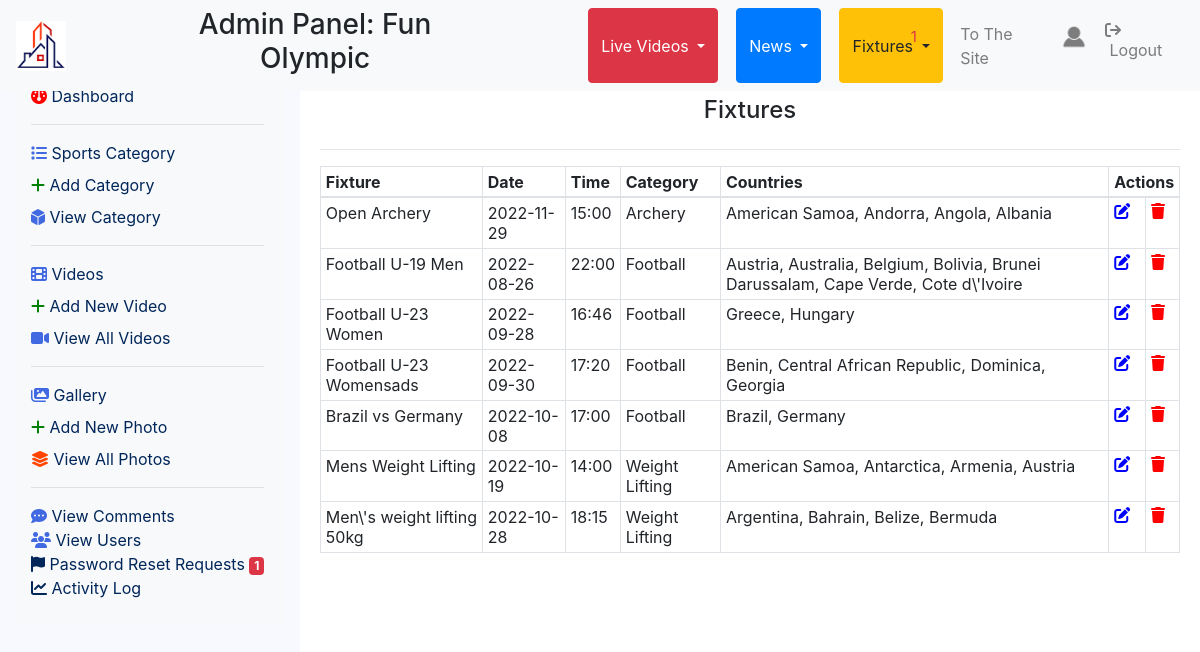
Page /admin/view_fixtures.php (signed in) on the committed database.
### tables this page shows
CREATE TABLE `users` (
  `uid` int(11) NOT NULL,
  `fullname` varchar(255) NOT NULL,
  `phone` varchar(255) NOT NULL,
  `nationality` varchar(255) NOT NULL,
  `email` varchar(255) NOT NULL,
  `profile_image` varchar(255) NOT NULL,
  `username` varchar(255) NOT NULL,
  `password` varchar(255) NOT NULL,
  `status` varchar(255) NOT NULL,
  `registered_date` varchar(255) NOT NULL,
  `is_admin` int(11) NOT NULL,
  `last_login` varchar(255) NOT NULL
);

CREATE TABLE `fixtures` (
  `fid` int(11) NOT NULL,
  `fixture_title` varchar(255) NOT NULL,
  `fixture_date` varchar(255) NOT NULL,
  `fixture_time` varchar(255) NOT NULL,
  `fixture_category` varchar(255) NOT NULL,
  `fixture_countries` varchar(255) NOT NULL
);

### admin/functions.php (called while the page is built, shortened)
<?php include "../db.php"?>
<?php
function recordCount($table){
    global $connection;
    $query = "SELECT * FROM " . $table;
    $select_from_table = mysqli_query($connection, $query);
    $result = mysqli_num_rows($select_from_table);
    return $result;
}
?>

### admin/view_fixtures.php (the view, shortened to what this page needs)
<?php include "admin_header.php" ?>
<div class="col-md-3" id="sidebar">
    <?php include "sidebar.php"?>
</div>
<div class="col-md-9" id="main-container">
    <h4 class="text-center">Fixtures</h4>
    <?php
        if(recordCount('fixtures')==0){
            echo"<h5 class='text-danger'>No fixtures</h5>";
        }
        else{
        echo "<div class='row'>
                <div class='col'>
                    <div class='table-responsive'>
                        <table class='table table-bordered table-sm'>
                            <hr>
                            <thead>
                                <tr>
                                    <th>Fixture</th>
                                    <th>Date</th>
                                    <th>Time</th>
                                    <th>Category</th>
                                    <th>Countries</th>
                                    <th colspan='3'>Actions</th>
                                </tr>
                            </thead>
                            <tbody>";
                            $query = "SELECT * FROM fixtures";
                            $select_fixtures = mysqli_query($connection, $query);
                            while($row = mysqli_fetch_assoc($select_fixtures)) {
                                $fid                = $row['fid'];
                                $fixture_title     = $row['fixture_title'];
                                $fixture_date     = $row['fixture_date'];
                                $fixture_time     = $row['fixture_time'];
                                $fixture_category     = $row['fixture_category'];
                                $fixture_countries     = $row['fixture_countries'];
                                echo "<tr>
                                        <td>$fixture_title</td>
                                        <td>$fixture_date </td>
                                        <td>$fixture_time</td>
                                        <td>$fixture_category </td>
                                        <td>$fixture_countries</td>
                                        <td><a href='edit_fixtures.php?edit=$fid&title=$fixture_title' style='color:blue' data-toggle='tooltip' data-placement='bottom' title='edit'><i class='fa-solid fa-pen-to-square'></i></a></td>
                                        <td><a href='view_fixtures.php?delete=$fid&title=$fixture_title'  style='color:Red' onClick=\"javascript: return confirm('Are you sure you want to delete?'); \" data-toggle='tooltip' data-placement='bottom' title='delete'><i class='fa-solid fa-trash'></i></a></td>
                                    </tr>";
                            }
                            echo "</tbody>
                        </table>
                    </div>
                </div>
            </div>";
        } ?>
</div>
<?php include "admin_footer.php" ?>

### admin/admin_header.php (shortened to what this page needs)
<?php include "functions.php" ?>
<?php
$username = $_SESSION['username'];
?>
<!DOCTYPE html>
<html lang="en">
<head>
    <link rel="stylesheet" href="https://stackpath.bootstrapcdn.com/bootstrap/4.5.0/css/bootstrap.min.css">
    <link rel="stylesheet" href="https://maxcdn.bootstrapcdn.com/font-awesome/4.7.0/css/font-awesome.min.css">
    <link rel="stylesheet" href="css/style.css">
</head>
<body>
    <div class="container-fluid">
        <nav class="navbar navbar-expand-md fixed-top navbar-light bg-light">
            <a class="navbar-brand" href="../admin/"><img src="../images/logo.png" height="50" width="50" alt=""></a>
            <div class="collapse navbar-collapse" id="navbarNav">
                <ul class="navbar-nav mr-auto">
                    <h3 class="text-center">Admin Panel: Fun Olympic</h3>
                    <div class="btn-group">
                        <button type="button" class="btn btn-danger dropdown-toggle" data-toggle="dropdown"
                            aria-haspopup="true" aria-expanded="false">
                            Live Videos
                        </button>
                    </div>
                    <div class="btn-group">
                        <button type="button" class="btn btn-primary dropdown-toggle" data-toggle="dropdown"
                            aria-haspopup="true" aria-expanded="false">
                            News
                        </button>
                    </div>
                    <div class="btn-group">
                        <button type="button" class="btn btn-warning dropdown-toggle" data-toggle="dropdown"
                            aria-haspopup="true" aria-expanded="false">
                            Fixtures
                        </button>
                    </div>
                </ul>
                <ul class="navbar-nav">
                <li class="nav-item">
                        <a href="view_emails.php" class="nav-link text-danger" style="font-size:25px" data-toggle="tooltip" title="Emails"><i class="fa-solid fa-bell"></i>
                        <sup><small>
                            <?php
                        $query = "SELECT * FROM emails WHERE status='unread'";
                        $select_from_table = mysqli_query($connection, $query);
                        echo mysqli_num_rows($select_from_table);
                        ?>
                        </small></sup>
                        </a>
                    </li>
                    <li class="nav-item">
                        <a href="../home.php" class="nav-link" target="_blank">To The Site</a>
                    </li>
                    <li class="nav-item">
                        <a class="nav-link" href="profile.php">
                        <?php
                            $query = "SELECT * FROM users WHERE username = '$username'";
                            $select_user = mysqli_query($connection, $query);
                            while($row = mysqli_fetch_assoc($select_user)) {
                                $profile_image = $row['profile_image'];
                            ?>
                            <img
                                src="../images/<?php echo $profile_image ?>"
                                height="30" width="30" alt="" style="border-radius:50%"
                                ><?php } ?>
                            </a>
                    </li>
                    <li class="nav-item">
                        <a class="nav-link" href="../logout.php"><i
                                class="fa-solid fa-arrow-right-from-bracket"></i>&nbsp;Logout</a>
                    </li>
                </ul>
            </div>
        </nav>
        <div class="row">
        </div>
        <div class="row">

### admin/css/style.css (style rules this page uses)
html { height: 100%; }
#main-container { margin-top: 60px; position: fixed; left:25%; height: 90%; overflow-y: auto; padding: 20px; }
#sidebar { padding-top:60px; background-color: ghostwhite; position: fixed; left:0; height: 100%; overflow-y: auto; }

### admin/css/sidebar.css (style rules this page uses)
ul { margin-left:-40px; }
ul li { list-style: none; color:#01265a; }
ul li a { color: #01265a; }

### rows in the picture
users: profile_image (placeholder picture)
fixtures: fixture_title "Open Archery", fixture_date "2022-11-29", fixture_time "15:00", fixture_category "Archery", fixture_countries "American Samoa, Andorra, Angola, Albania"
fixtures: fixture_title "Football U-19 Men", fixture_date "2022-08-26", fixture_time "22:00", fixture_category "Football", fixture_countries "Austria, Australia, Belgium, Bolivia, Brunei Darussalam, Cape Verde, Cote d\\'Ivoire"
fixtures: fixture_title "Football U-23 Women", fixture_date "2022-09-28", fixture_time "16:46", fixture_category "Football", fixture_countries "Greece, Hungary"
fixtures: fixture_title "Football U-23 Womensads", fixture_date "2022-09-30", fixture_time "17:20", fixture_category "Football", fixture_countries "Benin, Central African Republic, Dominica, Georgia"
fixtures: fixture_title "Brazil vs Germany", fixture_date "2022-10-08", fixture_time "17:00", fixture_category "Football", fixture_countries "Brazil, Germany"
fixtures: fixture_title "Mens Weight Lifting", fixture_date "2022-10-19", fixture_time "14:00", fixture_category "Weight Lifting", fixture_countries "American Samoa, Antarctica, Armenia, Austria"
fixtures: fixture_title "Men\\'s weight lifting 50kg", fixture_date "2022-10-28", fixture_time "18:15", fixture_category "Weight Lifting", fixture_countries "Argentina, Bahrain, Belize, Bermuda"

### other values in the picture
mysqli_num_rows($select_from_table) "1"
pending_password_reset_count() "1"
